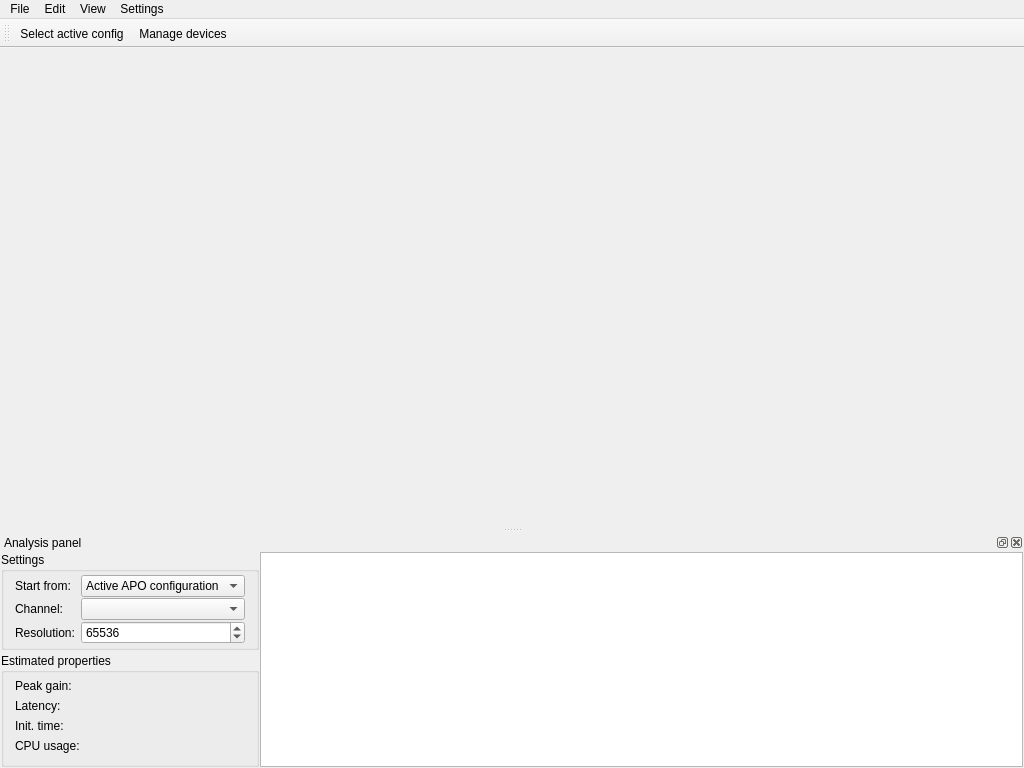
<?xml version="1.0" encoding="UTF-8"?>
<ui version="4.0">
 <class>MainWindow</class>
 <widget class="QMainWindow" name="MainWindow">
  <property name="geometry">
   <rect>
    <x>0</x>
    <y>0</y>
    <width>1024</width>
    <height>768</height>
   </rect>
  </property>
  <property name="windowTitle">
   <string notr="true"/>
  </property>
  <widget class="QWidget" name="centralWidget">
   <layout class="QGridLayout" name="gridLayout">
    <property name="leftMargin">
     <number>0</number>
    </property>
    <property name="topMargin">
     <number>0</number>
    </property>
    <property name="rightMargin">
     <number>0</number>
    </property>
    <property name="bottomMargin">
     <number>0</number>
    </property>
    <item row="0" column="0">
     <widget class="MiddleClickTabWidget" name="tabWidget">
      <property name="documentMode">
       <bool>true</bool>
      </property>
      <property name="tabsClosable">
       <bool>true</bool>
      </property>
      <property name="movable">
       <bool>true</bool>
      </property>
     </widget>
    </item>
   </layout>
  </widget>
  <widget class="QMenuBar" name="menuBar">
   <property name="geometry">
    <rect>
     <x>0</x>
     <y>0</y>
     <width>1024</width>
     <height>25</height>
    </rect>
   </property>
   <widget class="QMenu" name="menuFile">
    <property name="title">
     <string>File</string>
    </property>
    <addaction name="actionNew"/>
    <addaction name="actionOpen"/>
    <addaction name="actionSave"/>
    <addaction name="actionSaveAs"/>
    <addaction name="separator"/>
    <addaction name="actionSelectActiveConfig"/>
    <addaction name="actionSetActiveConfig"/>
    <addaction name="separator"/>
    <addaction name="actionExit"/>
   </widget>
   <widget class="QMenu" name="menuEdit">
    <property name="title">
     <string>Edit</string>
    </property>
    <addaction name="actionCut"/>
    <addaction name="actionCopy"/>
    <addaction name="actionPaste"/>
    <addaction name="actionDelete"/>
    <addaction name="separator"/>
    <addaction name="actionSelectAll"/>
   </widget>
   <widget class="QMenu" name="menuView">
    <property name="title">
     <string>View</string>
    </property>
    <addaction name="actionToolbar"/>
    <addaction name="actionAnalysisPanel"/>
   </widget>
   <widget class="QMenu" name="menuSettings">
    <property name="title">
     <string>Settings</string>
    </property>
    <widget class="QMenu" name="menuLanguage">
     <property name="title">
      <string>Language</string>
     </property>
     <addaction name="separator"/>
    </widget>
    <addaction name="menuLanguage"/>
    <addaction name="actionManageDevices"/>
    <addaction name="separator"/>
    <addaction name="actionResetAllGlobalPreferences"/>
    <addaction name="actionResetAllFileSpecificPreferences"/>
   </widget>
   <addaction name="menuFile"/>
   <addaction name="menuEdit"/>
   <addaction name="menuView"/>
   <addaction name="menuSettings"/>
  </widget>
  <widget class="QToolBar" name="mainToolBar">
   <property name="windowTitle">
    <string>Toolbar</string>
   </property>
   <attribute name="toolBarArea">
    <enum>TopToolBarArea</enum>
   </attribute>
   <attribute name="toolBarBreak">
    <bool>false</bool>
   </attribute>
   <property name="toolButtonStyle">
    <enum>Qt::ToolButtonTextBesideIcon</enum>
   </property>
   <addaction name="actionSelectActiveConfig"/>
   <addaction name="actionManageDevices"/>
  </widget>
  <widget class="QDockWidget" name="analysisDockWidget">
   <property name="windowTitle">
    <string>Analysis panel</string>
   </property>
   <attribute name="dockWidgetArea">
    <number>8</number>
   </attribute>
   <widget class="QWidget" name="dockWidgetContents">
    <layout class="QGridLayout" name="gridLayout_2">
     <property name="leftMargin">
      <number>1</number>
     </property>
     <property name="topMargin">
      <number>0</number>
     </property>
     <property name="rightMargin">
      <number>1</number>
     </property>
     <property name="bottomMargin">
      <number>1</number>
     </property>
     <property name="horizontalSpacing">
      <number>1</number>
     </property>
     <property name="verticalSpacing">
      <number>3</number>
     </property>
     <item row="0" column="0">
      <widget class="QGroupBox" name="groupBox">
       <property name="title">
        <string>Settings</string>
       </property>
       <layout class="QGridLayout" name="gridLayout_3">
        <property name="topMargin">
         <number>3</number>
        </property>
        <property name="bottomMargin">
         <number>3</number>
        </property>
        <property name="verticalSpacing">
         <number>1</number>
        </property>
        <item row="3" column="0">
         <widget class="QLabel" name="resolutionLabel">
          <property name="text">
           <string>Resolution:</string>
          </property>
         </widget>
        </item>
        <item row="2" column="0">
         <widget class="QLabel" name="analysisChannelLabel">
          <property name="text">
           <string>Channel:</string>
          </property>
         </widget>
        </item>
        <item row="2" column="1">
         <widget class="QComboBox" name="analysisChannelComboBox"/>
        </item>
        <item row="3" column="1">
         <widget class="ExponentialSpinBox" name="resolutionSpinBox">
          <property name="correctionMode">
           <enum>QAbstractSpinBox::CorrectionMode::CorrectToNearestValue</enum>
          </property>
          <property name="keyboardTracking">
           <bool>false</bool>
          </property>
          <property name="minimum">
           <number>128</number>
          </property>
          <property name="maximum">
           <number>8388608</number>
          </property>
          <property name="value">
           <number>65536</number>
          </property>
         </widget>
        </item>
        <item row="1" column="0">
         <widget class="QLabel" name="startFromLabel">
          <property name="text">
           <string>Start from:</string>
          </property>
         </widget>
        </item>
        <item row="1" column="1">
         <widget class="QComboBox" name="startFromComboBox">
          <item>
           <property name="text">
            <string>Active APO configuration</string>
           </property>
          </item>
          <item>
           <property name="text">
            <string>Current file</string>
           </property>
          </item>
         </widget>
        </item>
       </layout>
      </widget>
     </item>
     <item row="1" column="0">
      <widget class="QGroupBox" name="groupBox_2">
       <property name="title">
        <string>Estimated properties</string>
       </property>
       <layout class="QGridLayout" name="gridLayout_4">
        <property name="topMargin">
         <number>6</number>
        </property>
        <item row="2" column="1">
         <widget class="QLabel" name="initTimeValueLabel">
          <property name="text">
           <string notr="true"/>
          </property>
         </widget>
        </item>
        <item row="3" column="0">
         <widget class="QLabel" name="cpuUsageLabel">
          <property name="text">
           <string>CPU usage:</string>
          </property>
         </widget>
        </item>
        <item row="2" column="0">
         <widget class="QLabel" name="initTimeLabel">
          <property name="text">
           <string>Init. time:</string>
          </property>
         </widget>
        </item>
        <item row="3" column="1">
         <widget class="QLabel" name="cpuUsageValueLabel">
          <property name="palette">
           <palette>
            <active>
             <colorrole role="Midlight">
              <brush brushstyle="SolidPattern">
               <color alpha="255">
                <red>255</red>
                <green>127</green>
                <blue>0</blue>
               </color>
              </brush>
             </colorrole>
             <colorrole role="Dark">
              <brush brushstyle="SolidPattern">
               <color alpha="255">
                <red>255</red>
                <green>0</green>
                <blue>0</blue>
               </color>
              </brush>
             </colorrole>
             <colorrole role="Text">
              <brush brushstyle="SolidPattern">
               <color alpha="255">
                <red>0</red>
                <green>0</green>
                <blue>0</blue>
               </color>
              </brush>
             </colorrole>
             <colorrole role="ButtonText">
              <brush brushstyle="SolidPattern">
               <color alpha="255">
                <red>0</red>
                <green>0</green>
                <blue>0</blue>
               </color>
              </brush>
             </colorrole>
            </active>
            <inactive>
             <colorrole role="Midlight">
              <brush brushstyle="SolidPattern">
               <color alpha="255">
                <red>255</red>
                <green>127</green>
                <blue>0</blue>
               </color>
              </brush>
             </colorrole>
             <colorrole role="Dark">
              <brush brushstyle="SolidPattern">
               <color alpha="255">
                <red>255</red>
                <green>0</green>
                <blue>0</blue>
               </color>
              </brush>
             </colorrole>
             <colorrole role="Text">
              <brush brushstyle="SolidPattern">
               <color alpha="255">
                <red>0</red>
                <green>0</green>
                <blue>0</blue>
               </color>
              </brush>
             </colorrole>
             <colorrole role="ButtonText">
              <brush brushstyle="SolidPattern">
               <color alpha="255">
                <red>0</red>
                <green>0</green>
                <blue>0</blue>
               </color>
              </brush>
             </colorrole>
            </inactive>
            <disabled>
             <colorrole role="Midlight">
              <brush brushstyle="SolidPattern">
               <color alpha="255">
                <red>255</red>
                <green>127</green>
                <blue>0</blue>
               </color>
              </brush>
             </colorrole>
             <colorrole role="Dark">
              <brush brushstyle="SolidPattern">
               <color alpha="255">
                <red>255</red>
                <green>0</green>
                <blue>0</blue>
               </color>
              </brush>
             </colorrole>
             <colorrole role="Text">
              <brush brushstyle="SolidPattern">
               <color alpha="255">
                <red>255</red>
                <green>0</green>
                <blue>0</blue>
               </color>
              </brush>
             </colorrole>
             <colorrole role="ButtonText">
              <brush brushstyle="SolidPattern">
               <color alpha="255">
                <red>255</red>
                <green>0</green>
                <blue>0</blue>
               </color>
              </brush>
             </colorrole>
            </disabled>
           </palette>
          </property>
          <property name="text">
           <string notr="true"/>
          </property>
         </widget>
        </item>
        <item row="1" column="1">
         <widget class="QLabel" name="latencyValueLabel">
          <property name="text">
           <string notr="true"/>
          </property>
         </widget>
        </item>
        <item row="1" column="0">
         <widget class="QLabel" name="latencyLabel">
          <property name="text">
           <string>Latency: </string>
          </property>
         </widget>
        </item>
        <item row="0" column="0">
         <widget class="QLabel" name="peakGainlabel">
          <property name="text">
           <string>Peak gain:</string>
          </property>
         </widget>
        </item>
        <item row="0" column="1">
         <widget class="QLabel" name="peakGainValueLabel">
          <property name="palette">
           <palette>
            <active>
             <colorrole role="Dark">
              <brush brushstyle="SolidPattern">
               <color alpha="255">
                <red>255</red>
                <green>0</green>
                <blue>0</blue>
               </color>
              </brush>
             </colorrole>
             <colorrole role="Text">
              <brush brushstyle="SolidPattern">
               <color alpha="255">
                <red>0</red>
                <green>0</green>
                <blue>0</blue>
               </color>
              </brush>
             </colorrole>
             <colorrole role="ButtonText">
              <brush brushstyle="SolidPattern">
               <color alpha="255">
                <red>0</red>
                <green>0</green>
                <blue>0</blue>
               </color>
              </brush>
             </colorrole>
            </active>
            <inactive>
             <colorrole role="Dark">
              <brush brushstyle="SolidPattern">
               <color alpha="255">
                <red>255</red>
                <green>0</green>
                <blue>0</blue>
               </color>
              </brush>
             </colorrole>
             <colorrole role="Text">
              <brush brushstyle="SolidPattern">
               <color alpha="255">
                <red>0</red>
                <green>0</green>
                <blue>0</blue>
               </color>
              </brush>
             </colorrole>
             <colorrole role="ButtonText">
              <brush brushstyle="SolidPattern">
               <color alpha="255">
                <red>0</red>
                <green>0</green>
                <blue>0</blue>
               </color>
              </brush>
             </colorrole>
            </inactive>
            <disabled>
             <colorrole role="Dark">
              <brush brushstyle="SolidPattern">
               <color alpha="255">
                <red>255</red>
                <green>0</green>
                <blue>0</blue>
               </color>
              </brush>
             </colorrole>
             <colorrole role="Text">
              <brush brushstyle="SolidPattern">
               <color alpha="255">
                <red>255</red>
                <green>0</green>
                <blue>0</blue>
               </color>
              </brush>
             </colorrole>
             <colorrole role="ButtonText">
              <brush brushstyle="SolidPattern">
               <color alpha="255">
                <red>255</red>
                <green>0</green>
                <blue>0</blue>
               </color>
              </brush>
             </colorrole>
            </disabled>
           </palette>
          </property>
          <property name="text">
           <string notr="true"/>
          </property>
         </widget>
        </item>
       </layout>
      </widget>
     </item>
     <item row="0" column="1" rowspan="2">
      <widget class="AnalysisPlotView" name="graphicsView">
       <property name="mouseTracking">
        <bool>true</bool>
       </property>
       <property name="renderHints">
        <set>QPainter::RenderHint::Antialiasing|QPainter::RenderHint::TextAntialiasing</set>
       </property>
      </widget>
     </item>
    </layout>
   </widget>
  </widget>
  <action name="actionNew">
   <property name="icon">
    <iconset resource="Editor.qrc">
     <normaloff>:/icons/document-new.ico</normaloff>:/icons/document-new.ico</iconset>
   </property>
   <property name="text">
    <string>New</string>
   </property>
   <property name="shortcut">
    <string notr="true">Ctrl+N</string>
   </property>
  </action>
  <action name="actionOpen">
   <property name="icon">
    <iconset resource="Editor.qrc">
     <normaloff>:/icons/document-open.ico</normaloff>:/icons/document-open.ico</iconset>
   </property>
   <property name="text">
    <string>Open</string>
   </property>
   <property name="toolTip">
    <string>Open</string>
   </property>
   <property name="shortcut">
    <string notr="true">Ctrl+O</string>
   </property>
  </action>
  <action name="actionSave">
   <property name="icon">
    <iconset resource="Editor.qrc">
     <normaloff>:/icons/document-save.ico</normaloff>:/icons/document-save.ico</iconset>
   </property>
   <property name="text">
    <string>Save</string>
   </property>
   <property name="toolTip">
    <string>Save</string>
   </property>
   <property name="shortcut">
    <string notr="true">Ctrl+S</string>
   </property>
  </action>
  <action name="actionSaveAs">
   <property name="icon">
    <iconset resource="Editor.qrc">
     <normaloff>:/icons/document-save-as.ico</normaloff>:/icons/document-save-as.ico</iconset>
   </property>
   <property name="text">
    <string>Save as...</string>
   </property>
   <property name="toolTip">
    <string>Save as...</string>
   </property>
   <property name="shortcut">
    <string notr="true"/>
   </property>
  </action>
  <action name="actionExit">
   <property name="text">
    <string>Exit</string>
   </property>
   <property name="shortcut">
    <string notr="true">Alt+F4</string>
   </property>
  </action>
  <action name="actionSetActiveConfig">
   <property name="text">
    <string>Make current file active in APO...</string>
   </property>
   <property name="toolTip">
    <string>Select the current file as the system APO configuration</string>
   </property>
  </action>
  <action name="actionSelectActiveConfig">
   <property name="text">
    <string>Select active config...</string>
   </property>
   <property name="toolTip">
    <string>Choose the configuration file loaded by the system APO</string>
   </property>
  </action>
  <action name="actionManageDevices">
   <property name="text">
    <string>Manage devices...</string>
   </property>
   <property name="toolTip">
    <string>Choose the audio endpoints that load EqualizerAPO-VST3</string>
   </property>
  </action>
  <action name="actionCut">
   <property name="icon">
    <iconset resource="Editor.qrc">
     <normaloff>:/icons/edit-cut.ico</normaloff>:/icons/edit-cut.ico</iconset>
   </property>
   <property name="text">
    <string>Cut</string>
   </property>
   <property name="shortcut">
    <string notr="true">Ctrl+X</string>
   </property>
  </action>
  <action name="actionCopy">
   <property name="icon">
    <iconset resource="Editor.qrc">
     <normaloff>:/icons/edit-copy.ico</normaloff>:/icons/edit-copy.ico</iconset>
   </property>
   <property name="text">
    <string>Copy</string>
   </property>
   <property name="shortcut">
    <string notr="true">Ctrl+C</string>
   </property>
  </action>
  <action name="actionPaste">
   <property name="icon">
    <iconset resource="Editor.qrc">
     <normaloff>:/icons/edit-paste.ico</normaloff>:/icons/edit-paste.ico</iconset>
   </property>
   <property name="text">
    <string>Paste</string>
   </property>
   <property name="shortcut">
    <string notr="true">Ctrl+V</string>
   </property>
  </action>
  <action name="actionDelete">
   <property name="icon">
    <iconset resource="Editor.qrc">
     <normaloff>:/icons/edit-delete.ico</normaloff>:/icons/edit-delete.ico</iconset>
   </property>
   <property name="text">
    <string>Delete</string>
   </property>
   <property name="shortcut">
    <string notr="true"/>
   </property>
  </action>
  <action name="actionToolbar">
   <property name="checkable">
    <bool>true</bool>
   </property>
   <property name="text">
    <string>Toolbar</string>
   </property>
  </action>
  <action name="actionAnalysisPanel">
   <property name="checkable">
    <bool>true</bool>
   </property>
   <property name="text">
    <string>Analysis panel</string>
   </property>
  </action>
  <action name="actionResetAllGlobalPreferences">
   <property name="text">
    <string>Reset all global preferences</string>
   </property>
  </action>
  <action name="actionResetAllFileSpecificPreferences">
   <property name="text">
    <string>Reset all file-specific preferences</string>
   </property>
  </action>
  <action name="actionSelectAll">
   <property name="icon">
    <iconset resource="Editor.qrc">
     <normaloff>:/icons/edit-select-all.ico</normaloff>:/icons/edit-select-all.ico</iconset>
   </property>
   <property name="text">
    <string>Select all</string>
   </property>
   <property name="shortcut">
    <string notr="true">Ctrl+A</string>
   </property>
  </action>
 </widget>
 <layoutdefault spacing="6" margin="11"/>
 <customwidgets>
  <customwidget>
   <class>AnalysisPlotView</class>
   <extends>QGraphicsView</extends>
   <header>AnalysisPlotView.h</header>
  </customwidget>
  <customwidget>
   <class>ExponentialSpinBox</class>
   <extends>QSpinBox</extends>
   <header>widgets/ExponentialSpinBox.h</header>
  </customwidget>
  <customwidget>
   <class>MiddleClickTabWidget</class>
   <extends>QTabWidget</extends>
   <header>widgets/MiddleClickTabWidget.h</header>
   <container>1</container>
  </customwidget>
 </customwidgets>
 <resources>
  <include location="Editor.qrc"/>
 </resources>
 <connections>
  <connection>
   <sender>actionExit</sender>
   <signal>triggered()</signal>
   <receiver>MainWindow</receiver>
   <slot>close()</slot>
   <hints>
    <hint type="sourcelabel">
     <x>-1</x>
     <y>-1</y>
    </hint>
    <hint type="destinationlabel">
     <x>511</x>
     <y>383</y>
    </hint>
   </hints>
  </connection>
 </connections>
</ui>
